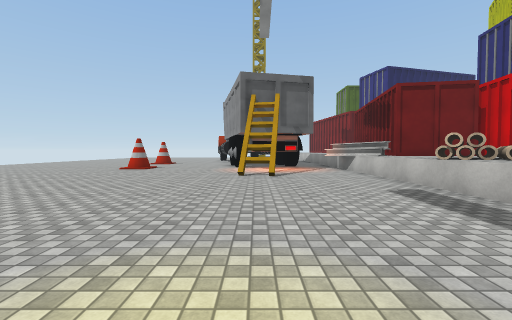
View 1 (above)

24 first-person views from a walk through a scene from a Unity 3-D project. The camera is 1.3 m above the floor, tilts 2° down and sees 90° across. The floor is counted in squares, 2 m on a side. Each view is taken from the middle of a square. On the plan, view 1 faces up. The plan holds only what a view shows up to about 9 squares ahead; the rest is blank. The place goes on beyond the plan. The player character is not drawn. Surface patterns are stand-ins for the level's own textures.

View 2
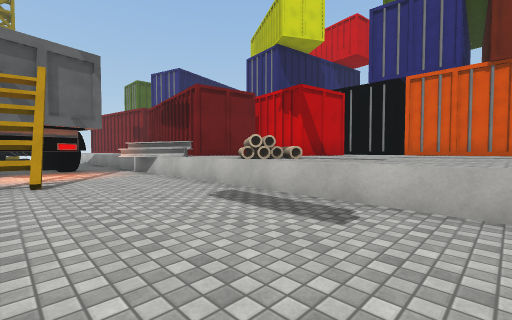

View 3
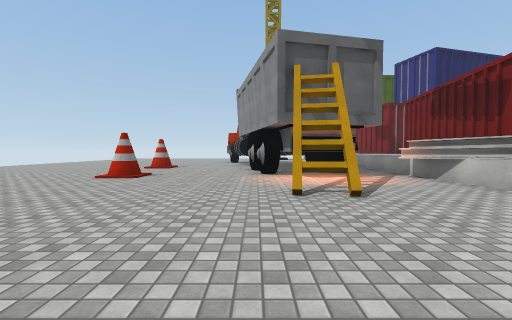

View 4
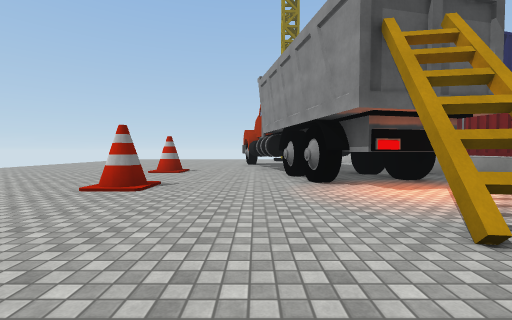

View 5
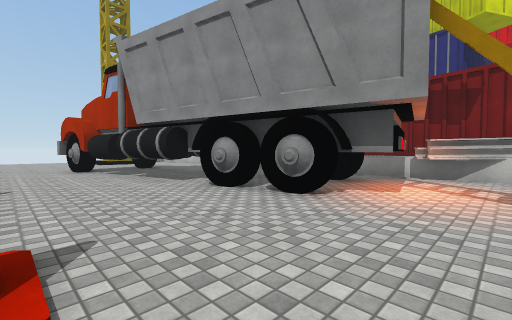

View 6
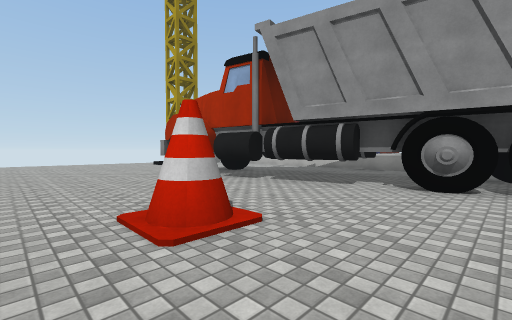

View 7
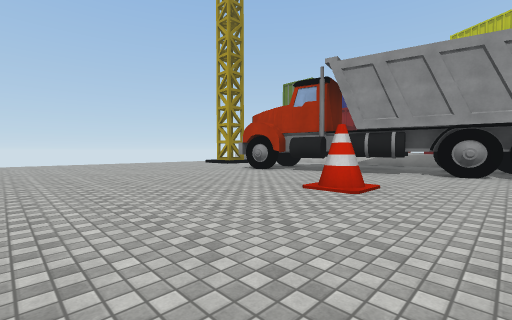

View 8
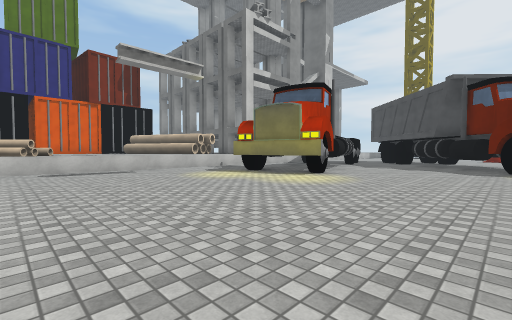

View 9
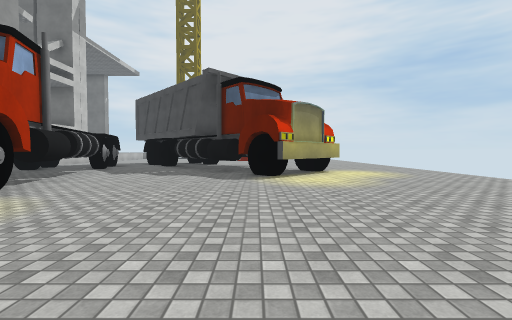

View 10
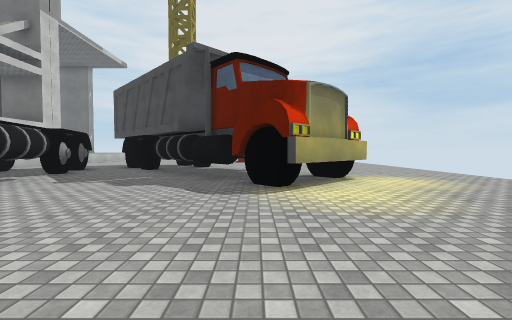

View 11
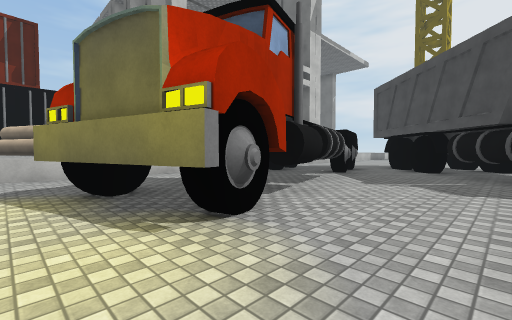

View 12
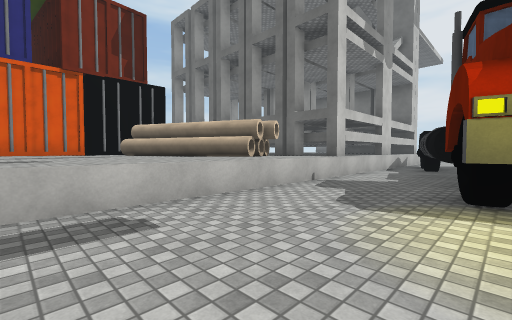

View 13
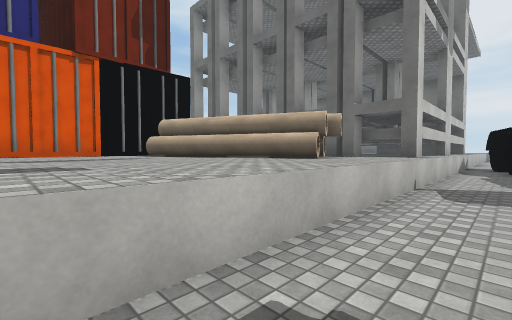

View 14
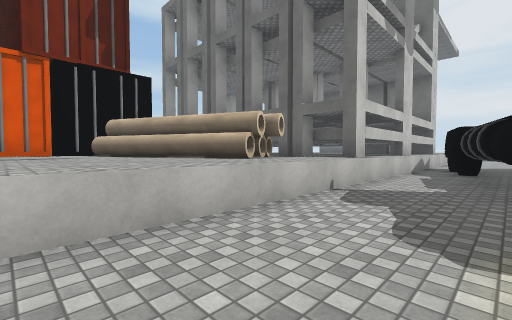

View 15
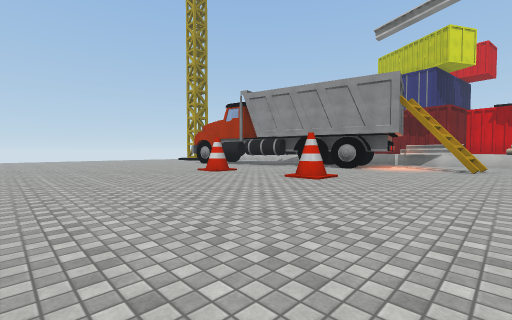

View 16
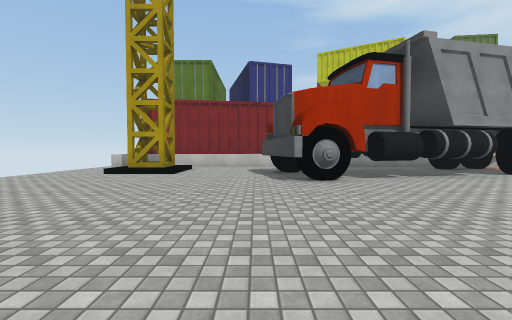

View 17
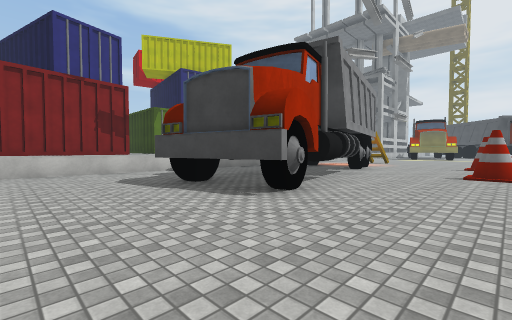

View 18
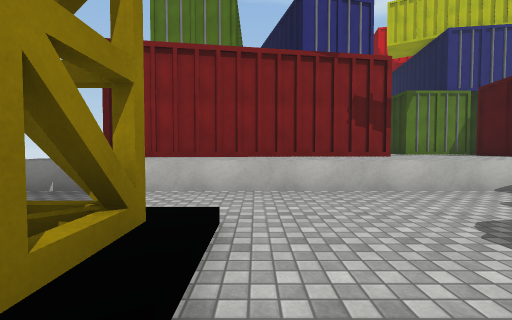

View 19
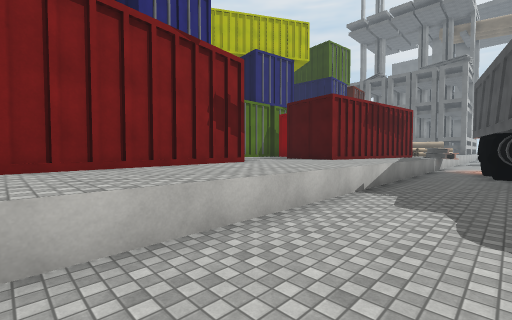

View 20
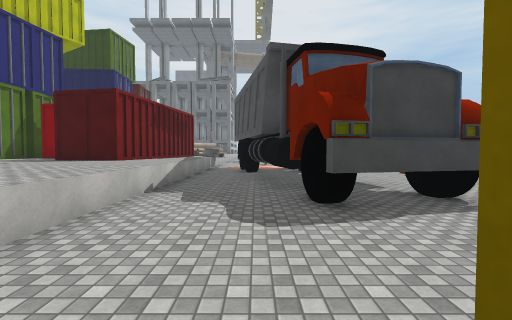

View 21
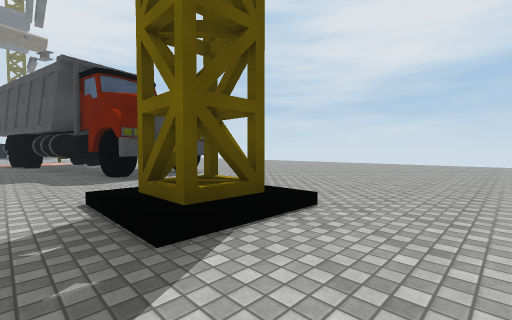

View 22
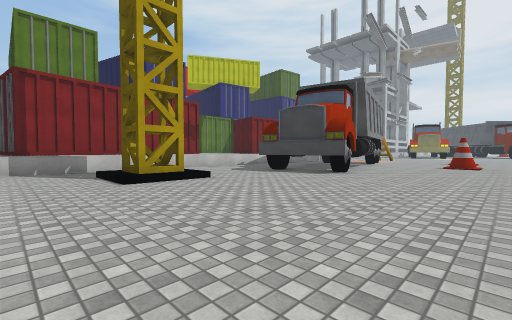

View 23
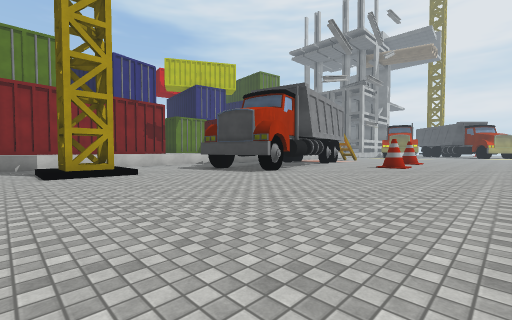

View 24
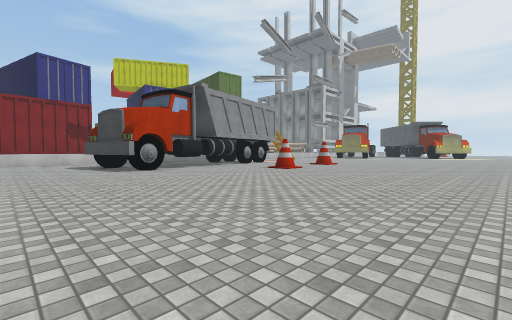

### Floor plan
Key: @ floor where view 1 was taken; # wall or solid block; . main floor; : floor 0.25 m higher than the main floor; = window, fence, low wall or low ledge; ^ raised ledge; T thing the floor can be seen under or through; O other object.
Columns run from 11 left of view 1 to 6 right of it. Each row starts with its distance up from view 1.
 25   .............^^^
 24   .............^^^
 23   .........::..^^^
 22   .........#:..^^^
 21 ...............^^^
 20 ...............^^^
 19 ...............^^^
 18 .........###...^^^
 17 .........# T...^^^
 16 .........T T...^^^
 15 .........TTTT..^^^
 14 ..........T T..^^^
 13 ......O...T T..^^
 12 ..........T T..^^
 11 ..........#TT..^^
 10 .......O...##..^^
  9 ..............O ^
  8  ..............O^^
  7  ..........O...^^
  6  ..............OO
  5      ..........OO^
  4      ..........O^^
  3      ..........^^^
  2      ..........^^^
  1     ...........^^^
  0    ........@...^^^
 -1   .......###...^^#
 -2  ........###...^##
 -3 .........####..^^#
 -4 ..........###..#^^
 -5 ....##....###..=^
 -6 ...####...## ..=
 -7 ....# ##...###.=
 -8 ....   ##..###.#
 -9 ..     ###.### =
-10        ####
-11        ##

Where each view was taken, in squares from view 1:
view 1: 0 up, 0 right, facing up
view 2: 1 up, 0 right, facing up-right
view 3: 3 up, 1 left, facing up
view 4: 5 up, 2 left, facing up
view 5: 8 up, 4 left, facing up-right
view 6: 11 up, 6 left, facing up-right
view 7: 11 up, 9 left, facing up-right
view 8: 5 up, 6 left, facing down-right
view 9: 2 up, 6 left, facing down
view 10: 0 up, 6 left, facing down
view 11: 0 up, 4 left, facing down-right
view 12: 3 up, 0 right, facing down-right
view 13: 3 up, 2 right, facing down-right
view 14: 2 up, 1 right, facing down-right
view 15: 6 up, 10 left, facing up-right
view 16: 19 up, 8 left, facing right
view 17: 21 up, 5 left, facing down-right
view 18: 21 up, 1 left, facing right
view 19: 22 up, 1 right, facing down-right
view 20: 22 up, 1 right, facing down
view 21: 25 up, 2 right, facing down-left
view 22: 25 up, 6 left, facing down-right
view 23: 24 up, 8 left, facing down-right
view 24: 21 up, 11 left, facing down-right
